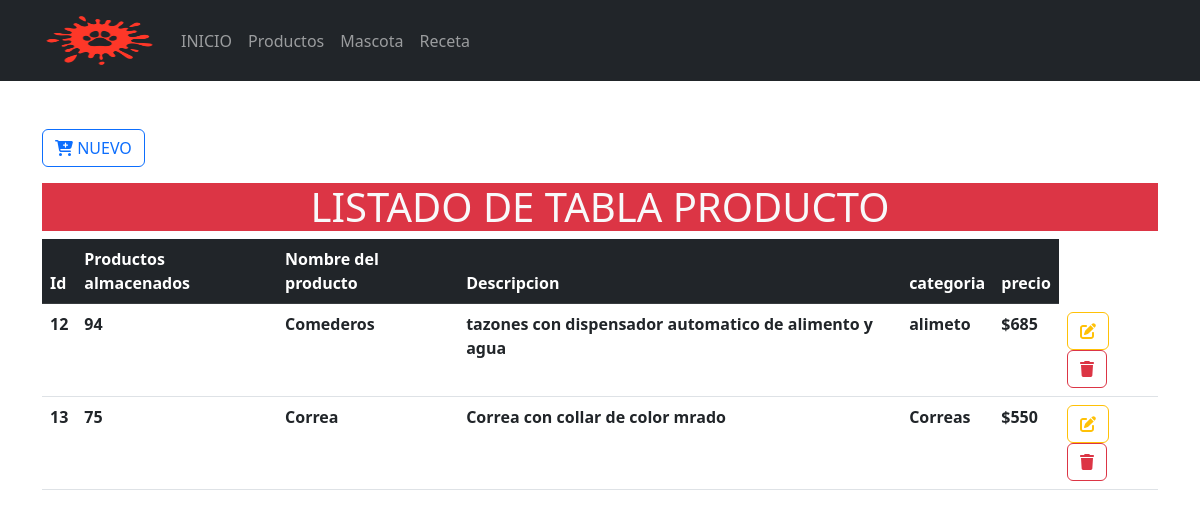
The page /Formularios/productos/index.php on the database its author committed.
### tables this page shows
CREATE TABLE `productos` (
  `idproveedor` int(10) NOT NULL,
  `almacen` int(10) NOT NULL,
  `nombre` varchar(100) NOT NULL DEFAULT '1',
  `descripcion` varchar(100) NOT NULL,
  `categoria` varchar(100) NOT NULL,
  `precio` varchar(100) NOT NULL
);

### Formularios/productos/index.php (the view, shortened to what this page needs)
<?php
include_once("../../config/conexion.php")
?>
<!doctype html>
<html lang="es">
<head>
    <link rel="stylesheet" href="<?php echo base_url; ?>css/bootstrap.min.css">
<body>
    <header>
        <nav class="navbar navbar-expand-lg bg-dark" data-bs-theme="dark">
            <div class="container">
                <a class="navbar-brand" href="<?php echo base_url; ?>">
                    <img src="<?php echo base_url; ?>img/logo.png" alt="logo" height="55" width="115">
                </a>
                <div class="collapse navbar-collapse" id="mi-menu">
                    <ul class="navbar-nav">
                        <li class="nav-item">
                            <a class="nav-link" href="<?php echo base_url; ?>">INICIO</a>
                        </li>
                        <li class="nav-item">
                            <a class="nav-link" href="<?php echo base_url; ?>Formularios/productos/index.php">Productos</a>
                        </li>
                        <li class="nav-item">
                            <a class="nav-link" href="<?php echo base_url; ?>Formularios/mascota/index.php">Mascota</a>
                        </li>
                        <li class="nav-item">
                            <a class="nav-link" href="<?php echo base_url; ?>Formularios/receta/index.php">Receta</a>
                        </li>
                    </ul>
                </div>
            </div>
        </nav>
    </header>
    <div class="container-lg mt-5">
        <a href="crear.php" type="button" class="btn btn-outline-primary mb-3">
            <i class="fa-solid fa-cart-plus fa-beat"></i>
            NUEVO
        </a>
        <h1 class="text-center bg-danger text-light ">LISTADO DE TABLA PRODUCTO</h1>
        <div class="table-responsive-sm">
            <table class="table table-hover">
                <thead class="table-dark">
                    <tr>
                        <th scope="col">Id</th>
                        <th scope="col">Productos almacenados</th>
                        <th scope="col">Nombre del producto</th>
                        <th scope="col">Descripcion</th>
                        <th scope="col">categoria</th>
                        <th scope="col">precio</th>
                    </tr>
                </thead>
                <tbody>
                    <?php
                    $sql = $conexion->query("SELECT * FROM productos");
                    while ($resultado = $sql->fetch_assoc()) {
                    ?>
                        <tr>
                            <th scope="row"><?php echo $resultado['idproveedor'] ?></th>
                            <th scope="row"><?php echo $resultado['almacen'] ?></th>
                            <th scope="row"><?php echo $resultado['nombre'] ?></th>
                            <th scope="row"><?php echo $resultado['descripcion'] ?></th>
                            <th scope="row"><?php echo $resultado['categoria'] ?></th>
                            <th scope="row"><?php echo $resultado['precio'] ?></th>
                            <th scope="row">
                                <a href="<?php echo base_url; ?>Formularios/productos/actualizar.php?Id=<?php echo $resultado['idproveedor'] ?>" class="btn btn-outline-warning">
                                    <i class="fa-solid fa-pen-to-square fa-beat"></i>
                                </a>
                                <a href="<?php echo base_url; ?>CRUDP/eliminarDatos.php?Id=<?php echo $resultado['idproveedor'] ?>" class="btn btn-outline-danger">
                                    <i class="fa-solid fa-trash fa-beat"></i>
                                </a>
                            </th>
                        </tr>
                    <?php
                    }
                    ?>
                </tbody>
            </table>
        </div>
    </div>
</body>
</html>

### rows shown on the page
productos: idproveedor "12", almacen "94", nombre "Comederos", descripcion "tazones con dispensador automatico de alimento y agua", categoria "alimeto", precio "$685"
productos: idproveedor "13", almacen "75", nombre "Correa", descripcion "Correa con collar de color mrado", categoria "Correas", precio "$550"
